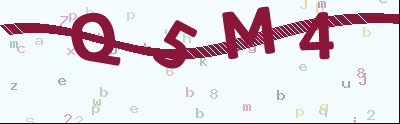
#> input picture chapter/captcha01.png, 400 x 124 px
$ python readCaptcha2.py
#> lines starting #> are read from the running program, lines starting #| are printed output that depends on the picture; after the words box and inside, x2 and y2 are one past the last pixel; in counts of white or black regions, pixels touching at a corner belong together
#> further down, src is the input picture: shape (124, 400, 3); mean B, G, R 220.8, 213.4, 224
import cv2 as cv
import pytesseract
from PIL import Image


def recognize_text(image):
    # 边缘保留滤波  去噪
    blur =cv.pyrMeanShiftFiltering(image, sp=8, sr=60)
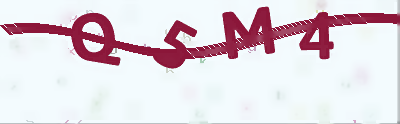
#> blur: shape (124, 400, 3); mean B, G, R 222.7, 215.2, 225.9
    cv.imshow('dst', blur)
    # 灰度图像
    gray = cv.cvtColor(blur, cv.COLOR_BGR2GRAY)
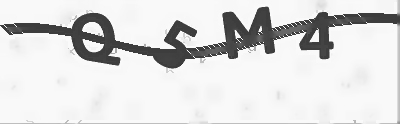
#> gray: shape (124, 400); min 60, max 249, mean 219.3
    # 二值化
    ret, binary = cv.threshold(gray, 0, 255, cv.THRESH_BINARY_INV | cv.THRESH_OTSU)
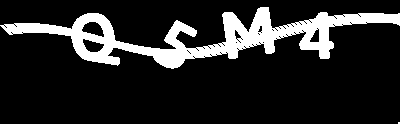
#> binary: shape (124, 400); 15.1% white; 2 white regions (1 under 20 px), largest, box (x1, y1, x2, y2) and area: (0, 7, 400, 69) 7483
#> ret = 157
    print(f'二值化自适应阈值：{ret}')
#| 二值化自适应阈值：157.0
    cv.imshow('binary', binary)
    # 形态学操作  获取结构元素  开操作
    kernel = cv.getStructuringElement(cv.MORPH_RECT, (3, 2))
    bin1 = cv.morphologyEx(binary, cv.MORPH_OPEN, kernel)
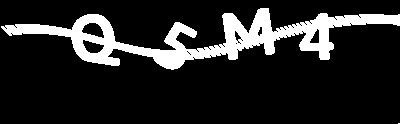
#> bin1: shape (124, 400); 14.9% white; 2 white regions (1 under 20 px), largest, box (x1, y1, x2, y2) and area: (1, 8, 400, 70) 7407
    cv.imshow('bin1', bin1)
    kernel = cv.getStructuringElement(cv.MORPH_OPEN, (2, 3))
    bin2 = cv.morphologyEx(bin1, cv.MORPH_OPEN, kernel)
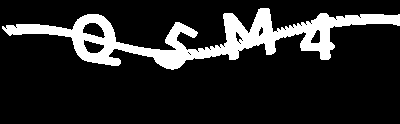
#> bin2: shape (124, 400); 14.9% white; 1 white region, box (x1, y1, x2, y2) and area: (2, 8, 400, 70) 7385
    cv.imshow('bin2', bin2)
    # 逻辑运算  让背景为白色  字体为黑  便于识别
    cv.bitwise_not(bin2, bin2)
    cv.imshow('binary-image', bin2)
    # 识别
    test_message = Image.fromarray(bin2)
    text = pytesseract.image_to_string(test_message)
    print(f'识别结果：{text}')


src = cv.imread(r'captcha01.png')
cv.imshow('input image', src)
recognize_text(src)
#> (the call stopped at in recognize_text, `text = pytesseract.image_to_string(test_message)`: pytesseract is not available in this run)
cv.waitKey(0)
cv.destroyAllWindows()

$ run again, with chapter/numCaptcha.png copied over chapter/captcha01.png
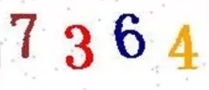
#> input picture chapter/numCaptcha.png, 209 x 90 px
#> src is the input picture: shape (90, 209, 3); mean B, G, R 227.6, 229.9, 238.9
#> in recognize_text, `ret, binary = cv.threshold(gray, 0, 255, cv.THRESH_BINARY_INV | cv.THR..`:
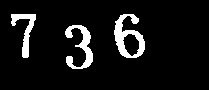
#> binary: shape (90, 209); 8.2% white; 3 white regions, box (x1, y1, x2, y2) and area: (114, 14, 145, 58) 632, (65, 25, 93, 69) 517, (11, 14, 36, 58) 388
#> ret = 156
#| 二值化自适应阈值：156.0
#> bin1: shape (90, 209); 8.2% white; 3 white regions, box (x1, y1, x2, y2) and area: (114, 15, 145, 59) 631, (65, 26, 93, 70) 517, (11, 15, 36, 59) 388
#> in recognize_text, `bin2 = cv.morphologyEx(bin1, cv.MORPH_OPEN, kernel)`:
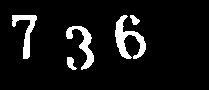
#> bin2: shape (90, 209); 8% white; 5 white regions, box (x1, y1, x2, y2) and area: (115, 15, 146, 59) 558, (66, 26, 94, 70) 422, (12, 15, 37, 59) 385, (67, 57, 77, 70) 79, (130, 15, 140, 25) 60
